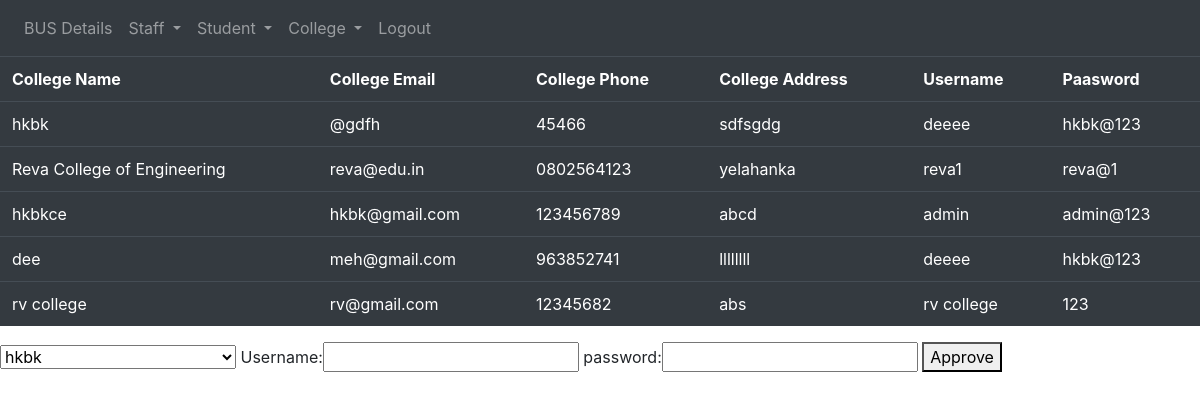
/college-approve/ (signed in), run on the app's committed database.
### college/models.py (models this page shows)
class college(models.Model):
    name=models.CharField(max_length=100,primary_key=True)
    email=models.CharField(max_length=100)
    phone=models.CharField(max_length=10)
    address=models.CharField(max_length=100)
    username=models.CharField(max_length=20)
    password=models.CharField(max_length=20)

### employee/viewc.py (the view, shortened to what this page needs)
# urls.py: path('college-approve/',vc.collreg,name='college-approve'),
@login_required(login_url='login')
def collreg(request):
    coll=college()
    table=college.objects.all()
    forms= college.objects.all()
    return render(request,'employee/college-approve.html',{'forms':forms,'table':table})

### employee/templates/employee/college-approve.html (shortened to what this page needs)
<html lang="en" dir="ltr">
{% extends 'employee/navbar.html'%}
{%block content%}
  <head>
  </head>
  <body>
    <form  method="POST">
    <table class="table table-dark table-hover">
      <tr>
        <th>College Name</th>
        <th>College Email</th>
        <th>College Phone </th>
        <th>College Address</th>
        <th>Username</th>
        <th>Paasword</th>
      </tr>
    {%for i in table%}
    <tr>
      <td>{{i.name}}</td>
      <td>{{i.email}}</td>
      <td>{{i.phone}}</td>
      <td>{{i.address}}</td>
      <td>{{i.username}}</td>
      <td>{{i.password}}</td>
    </tr>
    {%endfor%}
    </table>
    <select  name="college">
      {% for i in forms %}
      <option value="{{i.name}}">{{i.name}}</option>
      {%endfor%}
    </select>
    Username:<input type="text" name="username" >
    password:<input type="text" name="password" >
    <button  name="collapprove">Approve</button>
    </form>
  </body>
  {%endblock%}

### data on the page
college: name "hkbk", email "@gdfh", phone "45466", address "sdfsgdg", username "deeee", password "hkbk@123"
college: name "Reva College of Engineering", email "reva@edu.in", phone "0802564123", address "yelahanka", username "reva1", password "reva@1"
college: name "hkbkce", email "hkbk@gmail.com", phone "123456789", address "abcd", username "admin", password "admin@123"
college: name "dee", email "meh@gmail.com", phone "963852741", address "llllllll", username "deeee", password "hkbk@123"
college: name "rv college", email "rv@gmail.com", phone "12345682", address "abs", username "rv college", password "123"

### other printed values
form field college "hkbk"
